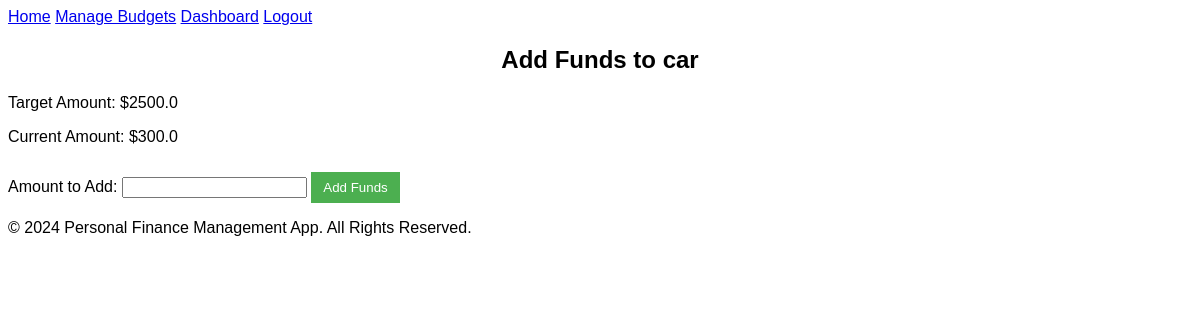
Screenshot of /goals/add_funds/1 (signed in) with the database file from the repository.
### tables this page shows
CREATE TABLE Goals (
  id INTEGER PRIMARY KEY AUTOINCREMENT,
  user_id INTEGER NOT NULL,
  goal_name TEXT,
  target_amount REAL,
  current_amount REAL DEFAULT 0,
  FOREIGN KEY (user_id) REFERENCES Users(id)
);

### app.py (the view, shortened to what this page needs)
@app.route('/goals/add_funds/<int:goal_id>', methods=['GET','POST'])
def add_funds(goal_id):
  if 'user_id' not in session:
    return redirect(url_for('login'))
  conn = get_db_connection()
  cursor = conn.cursor()
  cursor.execute("SELECT * FROM Goals WHERE id = ? AND user_id = ?", (goal_id, session['user_id']))
  goal = cursor.fetchone()
  if not goal:
    conn.close()
    flash("Goal not found or access denied." , "danger")
    return redirect(url_for('view_goals'))
  conn.close()
  return render_template('add_funds.html', goal=goal)

### app.py (called while the page is built)
def get_db_connection():
  conn = sqlite3.connect('database.db')
  conn.row_factory = sqlite3.Row
  return conn

### templates/add_funds.html (shortened to what this page needs)
{% extends "base.html" %}
{% block content %}
  <h2>Add Funds to {{ goal['goal_name'] }}</h2>
  <p>Target Amount: ${{ goal['target_amount'] }}</p>
  <p>Current Amount: ${{ goal['current_amount'] }}</p>
  <form action="{{ url_for('add_funds', goal_id=goal['id']) }}" method="POST">
      <label for="amount">Amount to Add:</label>
      <input type="number" name="amount" id="amount" step="0.01" required>
      <button type="submit">Add Funds</button>
  </form>
{% endblock %}

### static/css/styles.css (style rules this page uses)
body { font-family: Arial, sans-serif; }
h1,h2 { text-align: center; }
button { margin-top: 10px; padding: 8px 12px; background-color: #4CAF50; color: white; border: none; cursor: pointer; }

### rows the page displays
Goals: goal_name "car", target_amount "2500.0", current_amount "300.0"
